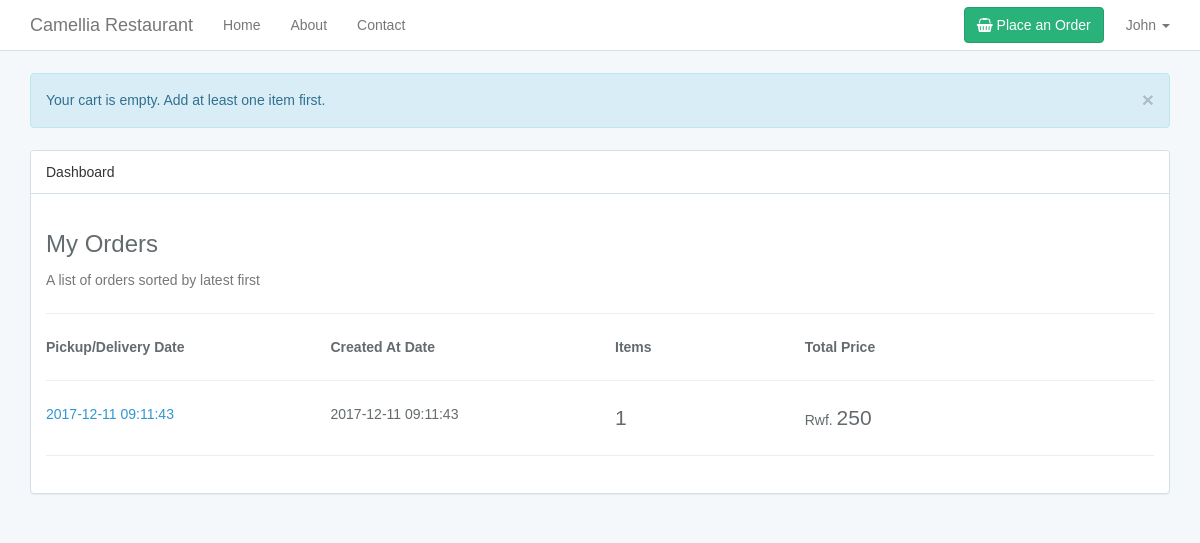
Before: /dashboard.php (signed in) with the older database file.
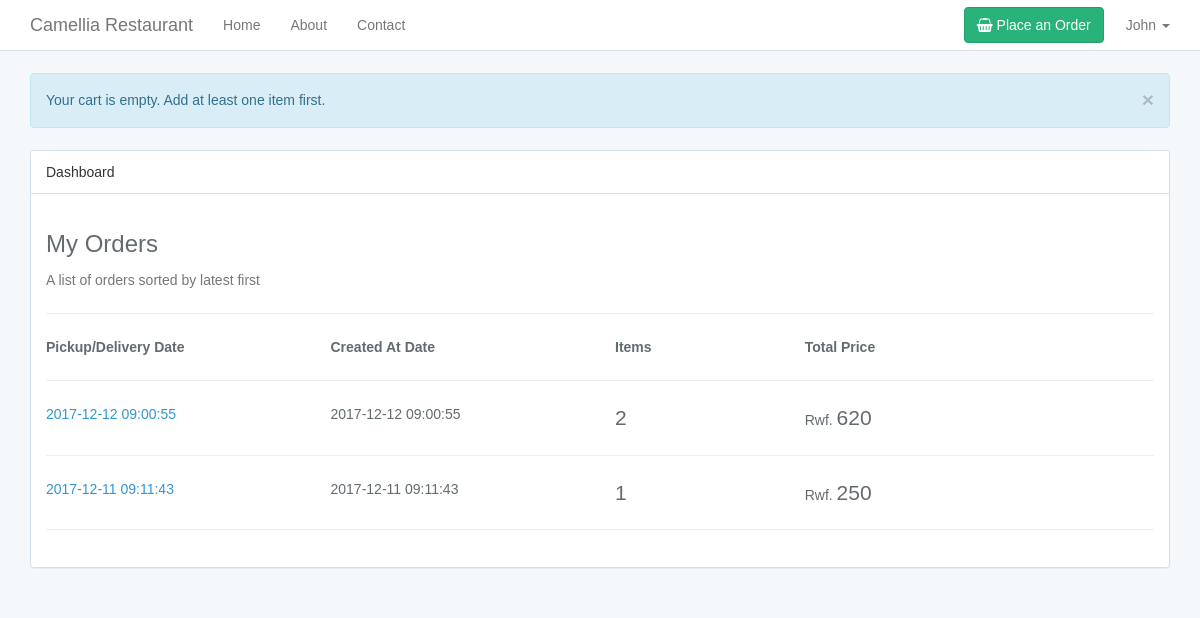
After: the same page with the newer database file.
### tables this page shows
CREATE TABLE `orders` (
  `id` int(10) UNSIGNED NOT NULL,
  `user_id` int(10) UNSIGNED NOT NULL,
  `booked_at` timestamp NOT NULL DEFAULT CURRENT_TIMESTAMP,
  `expired_at` timestamp NULL DEFAULT NULL,
  `paid_at` timestamp NULL DEFAULT NULL,
  `created_at` timestamp NOT NULL DEFAULT CURRENT_TIMESTAMP,
  `updated_at` timestamp NOT NULL DEFAULT CURRENT_TIMESTAMP ON UPDATE CURRENT_TIMESTAMP
);

### helpers.php (called while the page is built, shortened)
<?php
if (!function_exists('route')) {
    function route($name)
    {
        return APP_URL . "/{$name}";
    }
}
if (!function_exists('auth_check')) {
    function auth_check()
    {
        if (isset($_SESSION['user'])) {
            return true;
        }
        return false;
    }
}
if (!function_exists('auth')) {
    function auth()
    {
        if (auth_check()) {
            return $_SESSION['user'];
        }
        return null;
    }
}

### functions.php (called while the page is built, shortened)
<?php
include_once "helpers.php";
if (!function_exists('orderTotal')) {
    function orderTotal($order)
    {
        global $con;
        $row = [];
        $stmt = $con->prepare("SELECT
                                        SUM(
                                            (
                                                `order_items`.`price` * `order_items`.`quantity`
                                            )
                                        ) AS `order_total`
                                    FROM
                                        `orders`
                                    INNER JOIN `order_items`
                                    WHERE
                                    `orders`.`id` = `order_items`.`order_id`
                                    AND `order_id` = ? LIMIT 1");
        $stmt->bind_param("i", $order);
        $stmt->execute();
        $result = $stmt->get_result();
        if ($result->num_rows == 1) {
            $row = $result->fetch_assoc();
        }
        return $row['order_total'];
    }
}
if (!function_exists('orderItemsCount')) {
    function orderItemsCount($order)
    {
        global $con;
        $row = [];
        $stmt = $con->prepare("SELECT
                                        COUNT(`order_items`.id) AS `order_items_count`
                                    FROM
                                        `orders`
                                    INNER JOIN `order_items`
                                    WHERE
                                    `orders`.`id` = `order_items`.`order_id`
                                    AND `order_id` = ? LIMIT 1");
        $stmt->bind_param("i", $order);
        $stmt->execute();
        $result = $stmt->get_result();
        if ($result->num_rows == 1) {
            $row = $result->fetch_assoc();
        }
        return $row['order_items_count'];
    }
}
if (!function_exists('userOrders')) {
    function userOrders($user = null)
    {
        global $con;
        $rows = [];
        $user = isset($user) ? $user : auth();
        $userId = isset($user['id']) ? $user['id'] : $user;
        $stmt = $con->prepare("SELECT * FROM `orders` WHERE `user_id` = ? ORDER BY `created_at` DESC");
        $stmt->bind_param("i", $userId);
        $stmt->execute();
        $result = $stmt->get_result();
        if ($result->num_rows > 0) {
            $rows = $result->fetch_all(MYSQLI_BOTH);
        }
        return $rows;
    }
}

### dashboard.php (the view, shortened to what the changed rows need)
<?php
include_once("helpers.php");
include_once("functions.php");
$orders = userOrders();
?>
<!DOCTYPE html>
<html lang="en">
<head>
    <?php include_once('partials/_head.php') ?>
</head>
<body>
<div id="app">
    <div class="container">
        <div class="panel panel-default">
            <div class="panel-body">
                <h3>My Orders</h3>
                <p class="text-muted">A list of orders sorted by latest first</p>
                <hr>
                <?php if (count($orders) > 0) { ?>
                    <div class="row hidden-xs">
                        <div class="col-sm-3">
                        </div>
                        <div class="col-sm-3">
                        </div>
                        <div class="col-sm-2">
                        </div>
                        <div class="col-sm-2">
                        </div>
                        <div class="col-sm-2">
                        </div>
                    </div>
                    <hr>
                    <?php foreach ($orders as $order) { ?>
                        <div class="row">
                            <div class="col-sm-3">
                                <a href="<?php echo route("user/order.php?order={$order['id']}") ?>">
                                    <?php echo $order['booked_at']; ?>
                                </a>
                            </div>
                            <div class="col-sm-3">
                                <?php echo $order['created_at']; ?>
                            </div>
                            <div class="col-sm-2">
                                <span class="lead"><?php echo orderItemsCount($order['id']); ?></span>
                            </div>
                            <div class="col-sm-2">
                                <?php echo APP_CURRENCY; ?>
                                <span class="lead"><?php echo orderTotal($order['id']); ?></span>
                            </div>
                            <div class="col-sm-2">
                            </div>
                        </div>
                        <hr>
                    <?php } ?>
                <?php } else { ?>
                    <p class="text-muted">No orders found.</p>
                <?php } ?>
            </div>
        </div>
    </div>
</div>
</body>
</html>

Changed rows visible on the page:
added orders: booked_at "2017-12-12 09:00:55", created_at "2017-12-12 09:00:55", id "2", id "620"
